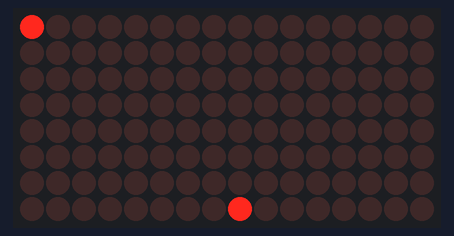
A sketch run on a simulated Arduino Nano Every. Shown: 16×8 LED matrix.

Above: at 0.1 s.
At 0.5 s:
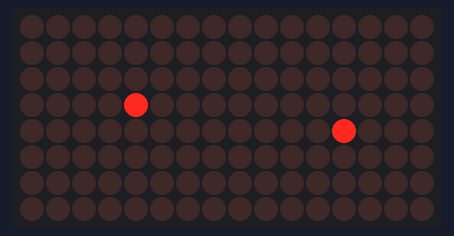
At 1.1 s:
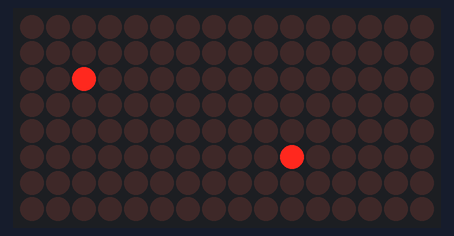

Measured:
- by itself, everything shown: repeats every 0.80 s, in 4 steps

The sketch:

led_matrix_practice.ino
```cpp
// Using Arduiono nano every, MPU6050 gyro module, and two 8x8 LED matrixes

#include <LedControl.h>
#include <MPU6050_tockn.h>
#include <Arduino.h>

int PIN_DATAIN = 5;
int PIN_CLK = 6;
int PIN_LOAD = 4;

LedControl lc = LedControl(PIN_DATAIN, PIN_CLK, PIN_LOAD, 2);  // The '2' indicates two matrices are chained.


void setup() {
  // put your setup code here, to run once:
  // Wake up the max7219
  lc.shutdown(0, false);
  lc.shutdown(1, false);

  // Set the brightness. Value can be between 0 and 15
  lc.setIntensity(0, 1);
  lc.setIntensity(1, 1);

  // Clear the display
  lc.clearDisplay(0);
  lc.clearDisplay(1);

  Serial.begin(9600);
}

int counter = 0;

void loop() {
  counter = counter + 1;

  for (int i = 0; i < 4; i++) {

    lc.setLed(0, i, i, true);
    lc.setLed(1, 7 - i, i, true);
    delay(100);
    lc.setLed(0, i, i, false);
    lc.setLed(1, 7 - i, i, false);
    // delay(100);
  }


  for (int i = 4; i < 8; i++) {

    lc.setLed(0, 7 - i, i, true);
    lc.setLed(1, i, i, true);
    delay(100);
    lc.setLed(0, 7 - i, i, false);
    lc.setLed(1, i, i, false);
    // delay(100);
  }


  // delay(1000);
  // lc.clearDisplay(0);
  // lc.clearDisplay(1);
}
```
